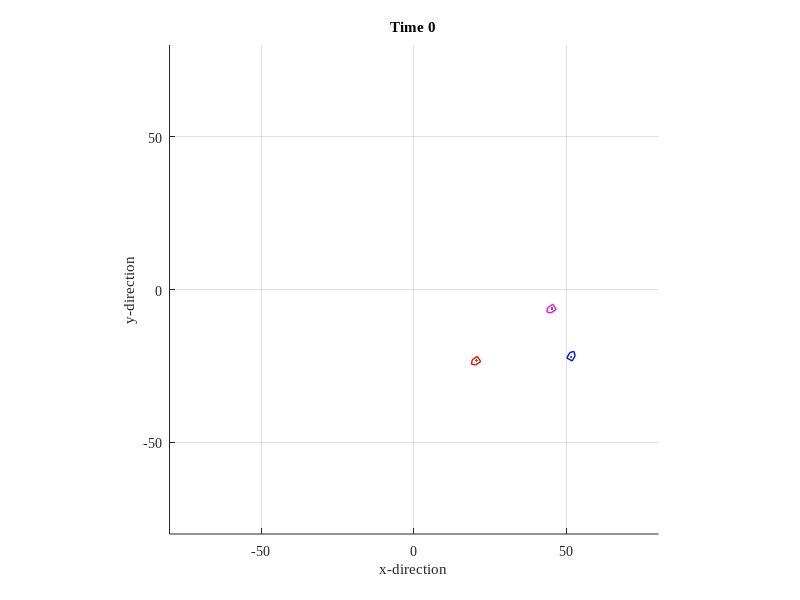

Recreate this plot in MATLAB. (Note: this script raises an error after producing the figure.)
function []=fuzzyVirtual()
% sim car in random movement

clc; clear all; close all; dbstop if error;
set(0,'defaultaxesfontname','times new roman');

field.range=80;
time.dt=1; time.T=500;

[fig]=FigureNew(field);
[car]=CarNew();
[car]=CarNow(car, time, 0,0)
[car]=CarShow(car,0);
[target]=TargetNew();
[virtualTarget]=virtualNew(target.x, target.y, target.q);
virtualTarget=TargetShow(virtualTarget);
virtualTarget.z = 0;
fis_vel = readfis('MTRN4010_vel.fis');
fis_ang = readfis('MTRN4010_ang.fis');

for t=0:time.dt:time.T,
  if(virtualTarget.z ~= 1)
      [virtualTarget]=virtualUpdate(time, virtualTarget, target);
  end
  TargetShow(virtualTarget);
  [ds]=FindDistance(car,virtualTarget);
  vel=evalfis(ds,fis_vel);
  [dq] = FindAngular(car,virtualTarget);
  ang=evalfis(dq,fis_ang);
  [car]=CarNow(car,time,vel,ang)
  [car]=CarShow(car,t);
end;

function [ds]=FindDistance(car,target)
dx = target.x - car.x;
dy = target.y - car.y;
ds = sqrt(dx.*dx + dy.*dy);

function [dq]=FindAngular(car,target)
dx = target.x - car.x;
dy = target.y - car.y;
dq = mod((atan2(dy,dx) - car.q) + pi, 2*pi) - pi;

function [fig]=FigureNew(field)
fig=figure('units','normalized','position',[0.1 0.2 0.5 0.5]);
axis([-1 1 -1 1]*field.range); hold on; grid on; axis equal;
xlabel('x-direction'); ylabel('y-direction');

function [car]=CarNew()
rangeMin = -65;
rangeMax = 65;
rangeTot = (rangeMax - rangeMin).*rand(2,1) + rangeMin;
car.x=rangeTot(1); car.y=rangeTot(2); car.q= 360 * rand(1, 1);
car.trace=[car.x; car.y; car.q];
car.shape=[ 2 0; 1 1; -1 1; -1 -1; 1 -1; 2 0]';
car.hdL.shape=plot(car.shape(1,:),car.shape(2,:),'color','b','linewidth',1);
car.hdL.trace=plot(car.trace(1,:),car.trace(2,:),'color',[0 0.66 0]);

function [target]=TargetNew();
rangeMin = -25;
rangeMax = 25;
rangeTot = (rangeMax - rangeMin).*rand(2,1) + rangeMin;
target.x=rangeTot(1) ;
target.y=rangeTot(2) ;
target.q=360 * rand(1, 1);
Rz=[  cos(target.q) -sin(target.q); 
     sin(target.q)  cos(target.q)];
target.trace=[target.x; target.y; target.q];
target.shape=[ 2 0; 1 1; -1 1; -1 -1; 1 -1; 2 0]';
shape=Rz*target.shape+repmat([target.x;target.y],1,6);
target.hdL.shape=plot(shape(1,:),shape(2,:),'color','r','linewidth',1);
target.hdL.trace=plot(target.trace(1,:),target.trace(2,:),'color',[0 0.66 0]);
ax=axis;
axis(ax); title(sprintf('Time %d',0)); pause(0.001);

function [car]=CarNow(car,time,v,w)
car.x=car.x+time.dt*v*cos(car.q);
car.y=car.y+time.dt*v*sin(car.q);
car.q=car.q+time.dt*w;
car.trace(:,end+1)=[car.x; car.y; car.q];

function [car]=CarShow(car,t)
ax=axis;
Rz=[  cos(car.q) -sin(car.q); 
      sin(car.q)  cos(car.q)];
shape=Rz*car.shape+repmat([car.x;car.y],1,6);
set(car.hdL.shape,'xdata',shape(1,:),'ydata',shape(2,:)); 
set(car.hdL.trace,'xdata',car.trace(1,:),'ydata',car.trace(2,:));
axis(ax); title(sprintf('Time %d',t)); pause(0.001);

function [virTarget]=virtualNew(x, y, bearing)
    virTarget.q=bearing;
    virTarget.x = (x)-30*cos(virTarget.q);
    virTarget.y = (y)-30*sin(virTarget.q);
    virTarget.shape=[ 2 0; 1 1; -1 1; -1 -1; 1 -1; 2 0]';
    virTarget.trace=[virTarget.x; virTarget.y; virTarget.q];
    shape=virTarget.shape+repmat([virTarget.x;virTarget.y],1,6);
    virTarget.hdL.shape=plot(shape(1,:),shape(2,:),'color','m','linewidth',1);
    virTarget.hdL.trace=plot(virTarget.trace(1,:),virTarget.trace(2,:),'color',[0 0.66 0]);
    
function [virtualTarget]=virtualUpdate(time,virtualTarget, target)
    %{
    if (((virtualTarget.x)/(target.x)>0.95 && ((virtualTarget.x)/(target.x))<1) || ((virtualTarget.x)/(target.x)<-0.95 && ((virtualTarget.x)/(target.x))>-1))
        virtualTarget.x=target.x;
        virtualTarget.y=target.y;
        virtualTarget.x;
    %}
    if (abs(virtualTarget.x - target.x)<0.1)
        virtualTarget.x=target.x;
        virtualTarget.y=target.y;
        virtualTarget.z=1;
        return
    else  
        virtualTarget.x=virtualTarget.x+time.dt*0.15*cos(virtualTarget.q);
        virtualTarget.y=virtualTarget.y+time.dt*0.15*sin(virtualTarget.q);    
    end
    
function [target]=TargetShow(target)
    Rz=[  cos(target.q) -sin(target.q); 
       sin(target.q)  cos(target.q)];
    shape=Rz*target.shape+repmat([target.x;target.y],1,6);
    set(target.hdL.shape,'xdata',shape(1,:),'ydata',shape(2,:)); 
    set(target.hdL.trace,'xdata',target.trace(1,:),'ydata',target.trace(2,:));

    